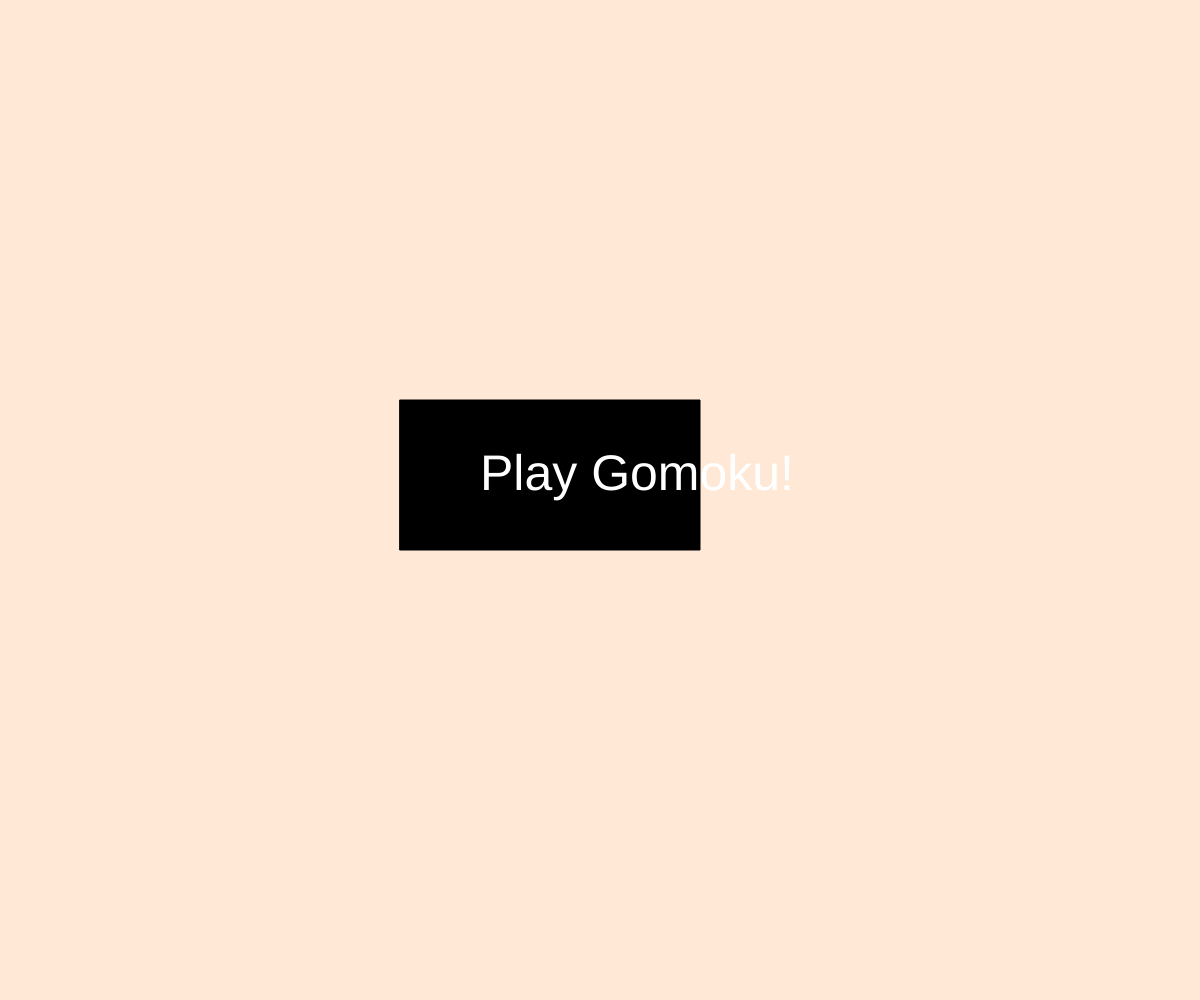
Frame 1 (no input)
Frame 60 (no input): identical to frame 1, image omitted
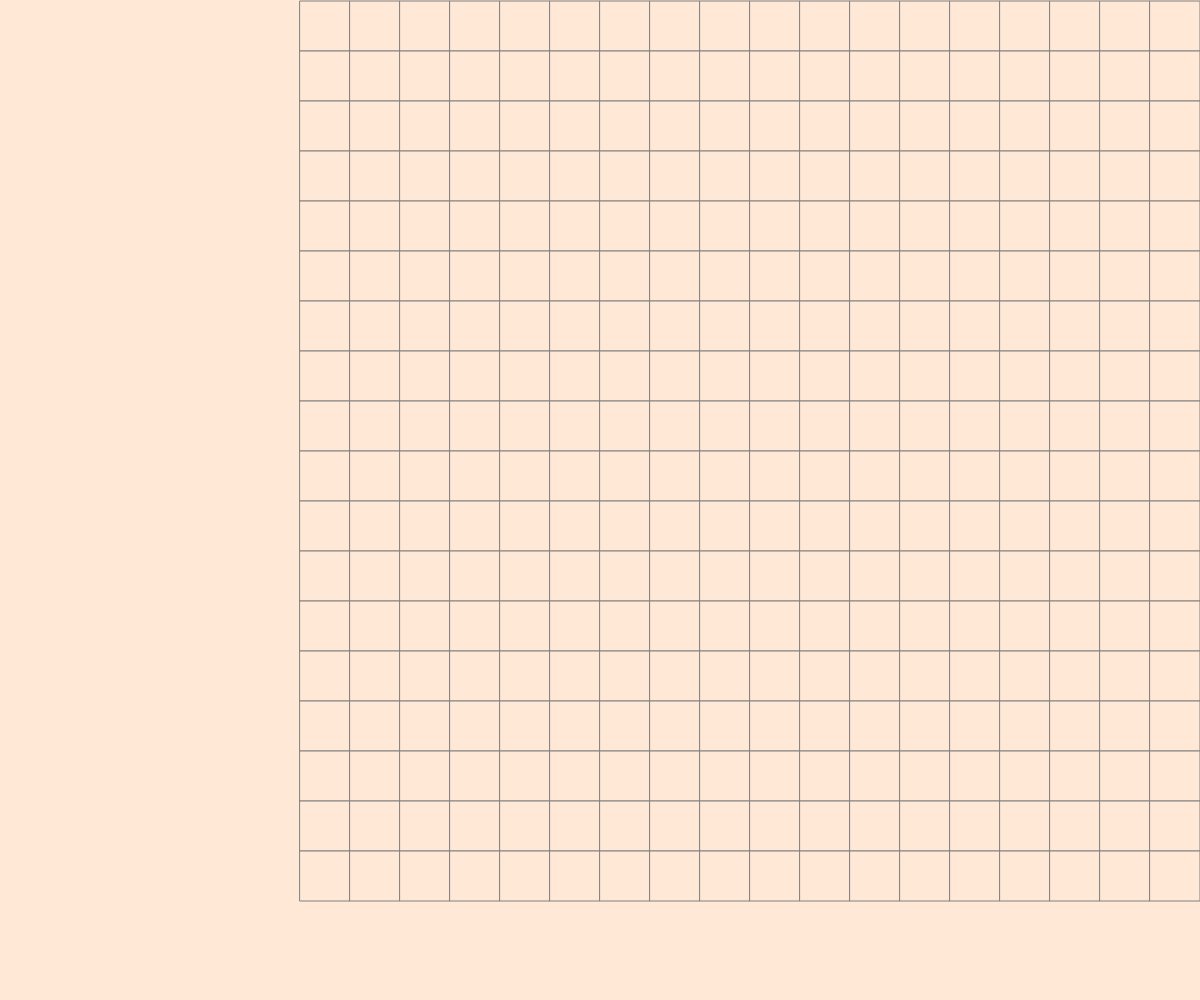
Frame 120 (the mouse pressed at the canvas centre since frame 60)

The p5.js sketch that drew these frames (run headless with seeded random() and noise() and a simulated clock; from frame 60 on, the mouse is pressed at the canvas centre):

// p5.js sketch
// ── sketch.js
//Interactive Assignment - Gomoku 
// Li
//Sept 20, 2022

//setup
let state = "start";
let x = 400;
let y = 400;
function setup() {
  createCanvas(windowWidth, windowHeight);
}

function draw() {
  background(255, 232, 214);
  if (state === "start") {
    startScreen();
  }
  if (state === "main") {
    drawChessboard();
  }
}

function windowResized() {
  setup();
}

//start screen
function mousePressed() {
  if (state === "start" && mouseInsideRect(400, 700, 400, 550)) {
    state = "main";
  } 
}

function startScreen() {
  if (mouseInsideRect(400, 700, 400, 550)) {
    fill("gray");
  }
  else {
    fill("black");
  }
  rect(400, 400, 300, 150);
  fill("white");
  textSize(50);
  text("Play Gomoku!", 480, 490);
}

function mouseInsideRect(left, right, top, bottom) {
  return mouseX >= left && mouseX <= right &&
         mouseY >= top && mouseY <= bottom;
}

//into the game
function drawChessboard() {
  let cellWidth = width*0.75/18;
  let cellHeight = height/18;
  if (cellWidth > cellHeight) {
    cellWidth = cellHeight;
  }
  else {
    cellHeight = cellWidth;
  }
  translate(width/4, height/1000);
  for (let y = 0; y < 18; y++) {
    for (let x = 0; x < 18; x++) {
      stroke("gray");
      fill(255, 232, 214);
      rect(x*cellWidth, y*cellHeight, cellWidth, cellHeight);
    }
  }
}

function blackDot() {
  fill("black");
  ellipse(56, 46, 55, 55);
}
